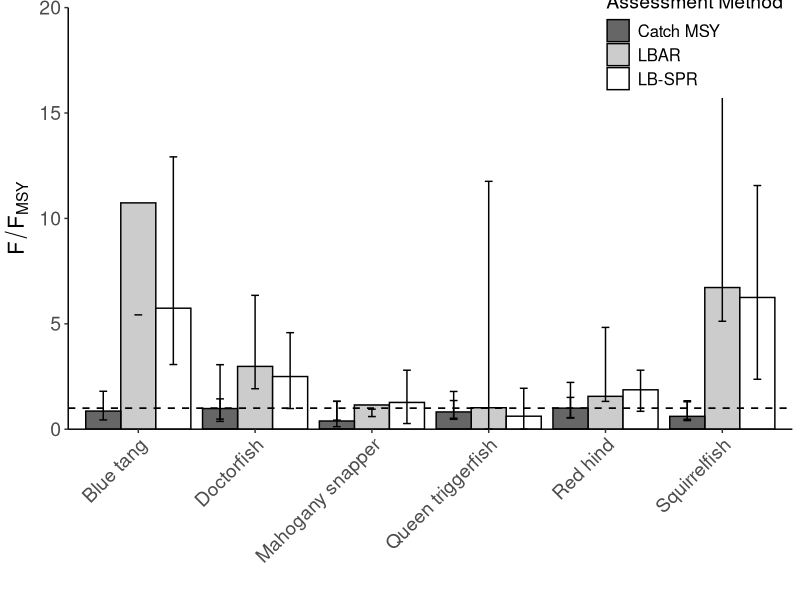
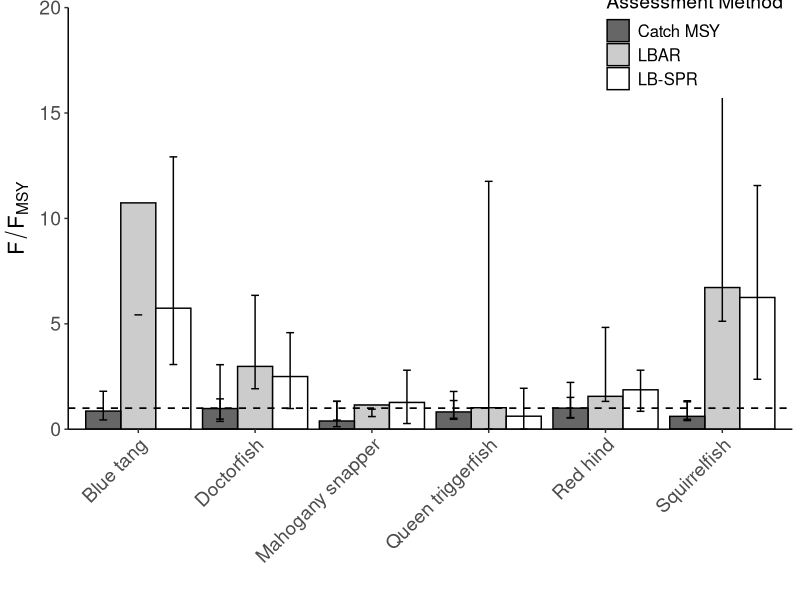

Generate these figures, in order, with R:
library(ggplot2)
library(RColorBrewer)
  
setwd("C:/Users/lthomas/GitHub/DPSA/Montserrat")

data<-read.csv("results.csv")

blues <- brewer.pal(3, "Blues")


fplot<-ggplot(data=data,aes(x=Species, y=fish,fill=Method))+
              geom_bar(stat="identity",position=position_dodge(),color="black")+
  geom_hline(yintercept=mean(1),linetype="dashed",size=0.6)+
labs(x="",y=expression(F/F[MSY]))+
  geom_errorbar(aes(ymin=data$lower, ymax=data$upper), width=.2,position=position_dodge(.9),colour="black")+
  scale_y_continuous(limits=c(0,20), expand = c(0, 0))
                                                                                  
fplot<-fplot+theme(
  axis.text = element_text(size = 14),
  panel.grid.major = element_blank(),
  panel.grid.minor = element_blank(),
  panel.background = element_rect(fill = "white"),
  axis.line=element_line(colour="Black"),axis.text.x = element_text(angle = 45,size=14,hjust=1),axis.title.y=element_text(size=16,vjust=1.5,face="italic"),
  axis.title.x=element_text(size=16,vjust=0.1),legend.position=c(0.865,0.92),legend.title=element_text(size=14),legend.text=element_text(size=12))

fplot<-fplot + 
  
  scale_fill_manual(values=c("#666666", "#CCCCCC", "white"),                    #"#0066CC", "#FF9999", "#00CC66""
                       name="Assessment Method",
                       breaks=c("Catch MSY", "Lbar", "lbspr"),
                       labels=c("Catch MSY", "LBAR", "LB-SPR"))


plot(fplot)
tiff(file="FMSY Results2.tiff",res=400,width=6.5,height=6,units="in")
fplot
dev.off()
# pdf(file="Fmsy_blue_error.pdf")
# fplot
# dev.off()
